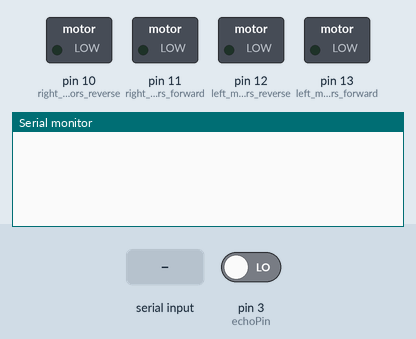
Simulated run of this sketch. Board: Arduino Uno, built with avr-gcc and run on an emulated ATmega328P. Shown: switched loads named in the sketch (green lamp = pin HIGH), the last lines printed to the serial monitor. The test bench sets the inputs (shaded band); at power-on: pin 3 (echoPin) LOW. Pins used as bus, display or sensor lines are not drawn.

Above: at 1.2 s.
1.3 s: "F" received over Serial
At 2.6 s:
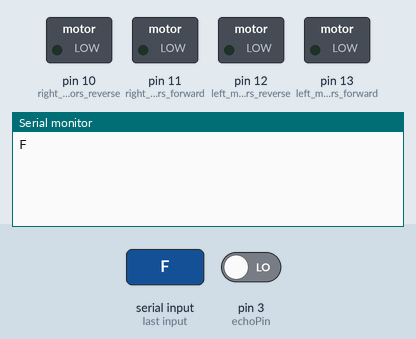
3.5 s: "B" received over Serial
At 4.9 s:
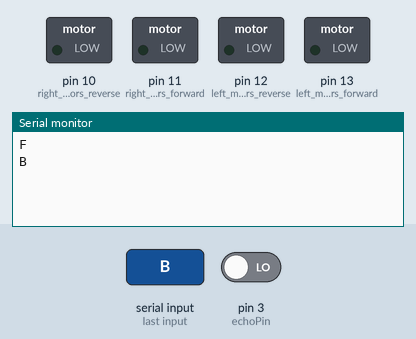
5.5 s: "L" received over Serial
At 7.1 s:
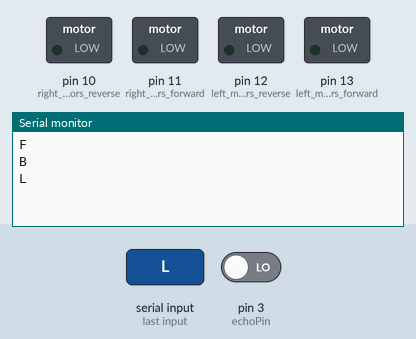

Measured:
- after the input at 1.3 s, the serial monitor: prints a new line after 0.72 s (image 1)
- after the input at 3.5 s, the serial monitor: prints a new line after 0.54 s (image 2)
- after the input at 5.5 s, the serial monitor: prints a new line after 0.56 s (image 3)

The sketch:

ultra_car.ino
```cpp
char t;
int trigPin = 4;      // trig pin of HC-SR04
int echoPin = 3;     // Echo pin of HC-SR04

void setup() {
pinMode(13,OUTPUT);   //left motors forward
pinMode(12,OUTPUT);   //left motors reverse
pinMode(11,OUTPUT);   //right motors forward
pinMode(10,OUTPUT);   //right motors reverse
pinMode(trigPin, OUTPUT);         // set trig pin as output
pinMode(echoPin, INPUT);
Serial.begin(9600);

}

void loop() {


if(Serial.available()){
  t = Serial.read();
  Serial.println(t);
}
digitalWrite(trigPin, LOW);
delayMicroseconds(2);
digitalWrite(trigPin, HIGH);     // send waves for 10 us
delayMicroseconds(10);
float duration = pulseIn(echoPin, HIGH); // receive reflected waves
float distance = duration / 58.2;   // convert to distance
delay(10);
if(distance<4){      //STOP (all motors stop)
  digitalWrite(13,LOW);
  digitalWrite(12,LOW);
  digitalWrite(11,LOW);
  digitalWrite(10,LOW);
  t = 'S';
}
else{

   if(t == 'F'){            //move forward(all motors rotate in forward direction)
  digitalWrite(13,HIGH);
  digitalWrite(11,HIGH);
   /*digitalWrite(12,HIGH);
  digitalWrite(10,HIGH);*/
}

else if(t == 'B'){      //move reverse (all motors rotate in reverse direction)
  digitalWrite(12,HIGH);
  digitalWrite(10,HIGH);
}

else if(t == 'L'){      //turn right (left side motors rotate in forward direction, right side motors doesn't rotate)
  digitalWrite(11,HIGH);
}

else if(t == 'R'){      //turn left (right side motors rotate in forward direction, left side motors doesn't rotate)
  digitalWrite(13,HIGH);
}

else if(t == 'W'){    //turn led on or off)
  digitalWrite(9,HIGH);
}
else if(t == 'w'){
  digitalWrite(9,LOW);
}

else if(t == 'S'){      //STOP (all motors stop)
  digitalWrite(13,LOW);
  digitalWrite(12,LOW);
  digitalWrite(11,LOW);
  digitalWrite(10,LOW);
}
delay(100);
}
}
```
